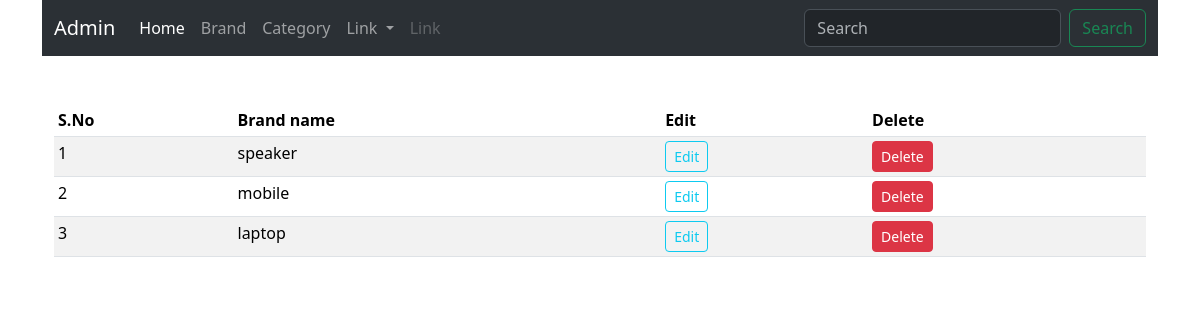
Page /category on the earlier database version.
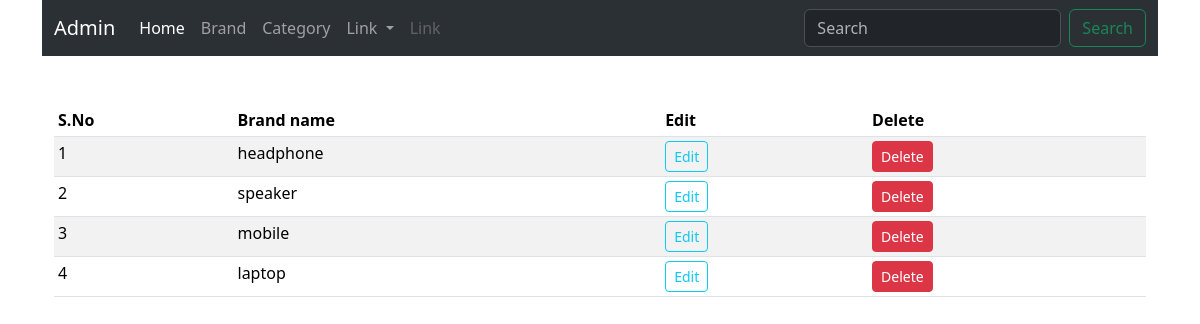
Same page on the later database version.
### main.py (models this page shows)
class Category(db.Model):
    __tablename__ = "category"
    id = db.Column(db.Integer, primary_key=True)
    name = db.Column(db.String(25), unique=True, nullable=False)

### main.py (the view)
@admin_only
@app.route("/category")
def category():
    categories = Category.query.order_by(Category.id.desc()).all()
    return render_template("admin/brand.html", title="Category page", categories=categories)

### templates/admin/brand.html (shortened to what this page needs)
{% extends "base.html" %}
{% block content %}
<div class="container">
    <nav class="navbar navbar-expand-lg bg-body-tertiary" data-bs-theme="dark">
  <div class="container-fluid">
    <a class="navbar-brand" href="{{url_for('admin')}}">Admin</a>
    <div class="collapse navbar-collapse" id="navbarScroll">
      <ul class="navbar-nav me-auto my-2 my-lg-0 navbar-nav-scroll" style="--bs-scroll-height: 100px;">
        <li class="nav-item">
          <a class="nav-link active" aria-current="page" href="{{url_for('admin')}}">Home</a>
        </li>
        <li class="nav-item">
          <a class="nav-link" href="{{url_for('brands')}}">Brand</a>
        </li>
        <li class="nav-item">
          <a class="nav-link" href="{{url_for('category')}}">Category</a>
        </li>
        <li class="nav-item dropdown">
          <a class="nav-link dropdown-toggle" href="#" role="button" data-bs-toggle="dropdown" aria-expanded="false">
            Link
          </a>
        </li>
        <li class="nav-item">
          <a class="nav-link disabled" aria-disabled="true">Link</a>
        </li>
      </ul>
      <form class="d-flex" role="search">
        <input class="form-control me-2" type="search" placeholder="Search" aria-label="Search">
        <button class="btn btn-outline-success" type="submit">Search</button>
      </form>
    </div>
  </div>
</nav>
<div class="container">
    <table class="table table-sm table-condensed table-striped mt-5 table-hover">
        <thead>
            <th>S.No</th>
            <th>Brand name</th>
            <th>Edit</th>
            <th>Delete</th>
        </thead>
        <tbody>
        {% if brands %}
        {% for brand in brands %}
        <tr>
            <td>{{loop.index}}</td>
            <td>{{brand.name}}</td>
            <td><a href="{{url_for('update_brand', id=brand.id)}}" class="btn btn-sm btn-outline-info">Edit</a></td>
            <td>
                <button type="button" class="btn btn-danger btn-sm" data-bs-toggle="modal" data-bs-target="#exampleModal-{{brand.id}}">
                Delete
                </button>
            </td>
        </tr>
<div class="modal fade" id="exampleModal-{{brand.id}}" tabindex="-1" aria-labelledby="exampleModalLabel" aria-hidden="true">
  <div class="modal-dialog">
    <div class="modal-content">
      <div class="modal-header">
        <h1 class="modal-title fs-5" id="exampleModalLabel">{{brand.name}}</h1>
        <button type="button" class="btn-close" data-bs-dismiss="modal" aria-label="Close"></button>
      </div>
      <div class="modal-body">
        <span class="text-danger">Are you sure to delete this {{brand.name}} brand</span>
      </div>
      <div class="modal-footer">
        <button type="button" class="btn btn-warning" data-bs-dismiss="modal">Cancel</button>
        <form action="{{url_for('delete_brand', p_id=brand.id)}}" method="POST">
            <button type="submit" class="btn btn-danger btn-sm">Delete</button>
        </form>
      </div>
    </div>
  </div>
</div>
        {% endfor %}
        {% elif categories %}
        {% for category in categories %}
        <tr>
            <td>{{loop.index}}</td>
            <td>{{category.name}}</td>
            <td><a href="{{url_for('update_category', id=category.id)}}"  class="btn btn-sm btn-outline-info">Edit</a></td>
            <td>
                <button type="button" class="btn btn-danger btn-sm" data-bs-toggle="modal" data-bs-target="#exampleModal-{{category.id}}">
                Delete
                </button>
            </td>
        </tr>
        {% endfor %}
        {% endif %}
        </tbody>
    </table>
</div>
</div>
{% endblock content %}

Differences in the rows shown:
added Category: name "headphone"
